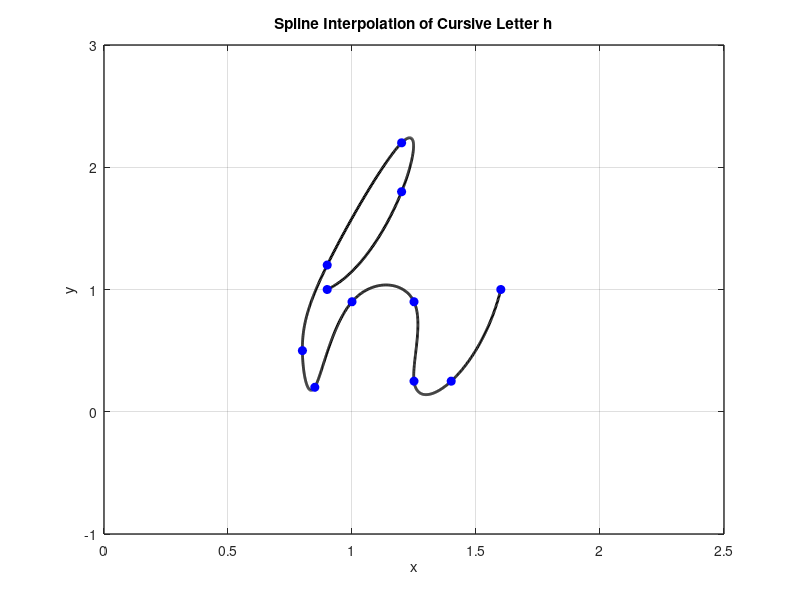

MATLAB code to generate this figure:
x = [0.9 1.2 1.2 0.9 0.8 0.85 1 1.25 1.25 1.4 1.6];
y = [1 1.8 2.2 1.2 0.5 0.2 0.9 0.9 0.25 0.25 1];

n = length(x);
t = 0:n-1; % Parametric coordinate t
tt = 0:0.01:n-1; % More dense coordinate tt for spline interpolation

% Compute spline interpolation
xx = spline(t, x, tt);
yy = spline(t, y, tt);

% Plot settings
figure(1)
plot(xx, yy, 'k', 'LineWidth', 2) % plot spline
hold on
plot(x, y, 'bo', 'MarkerFaceColor', 'b') % plot data points
axis([0 2.5 -1 3])
grid on
title('Spline Interpolation of Cursive Letter h')
xlabel('x')
ylabel('y')
set(gca, 'FontSize', 10, 'LineWidth', 1)
grid on